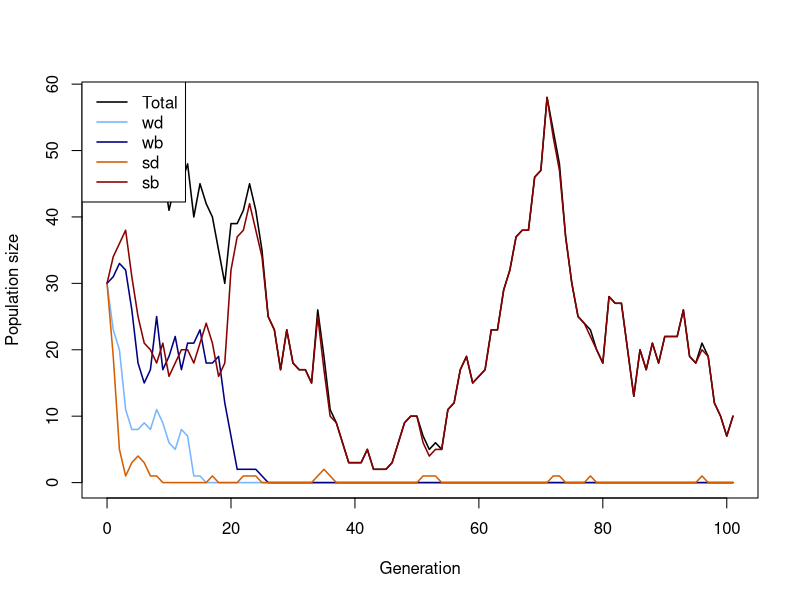
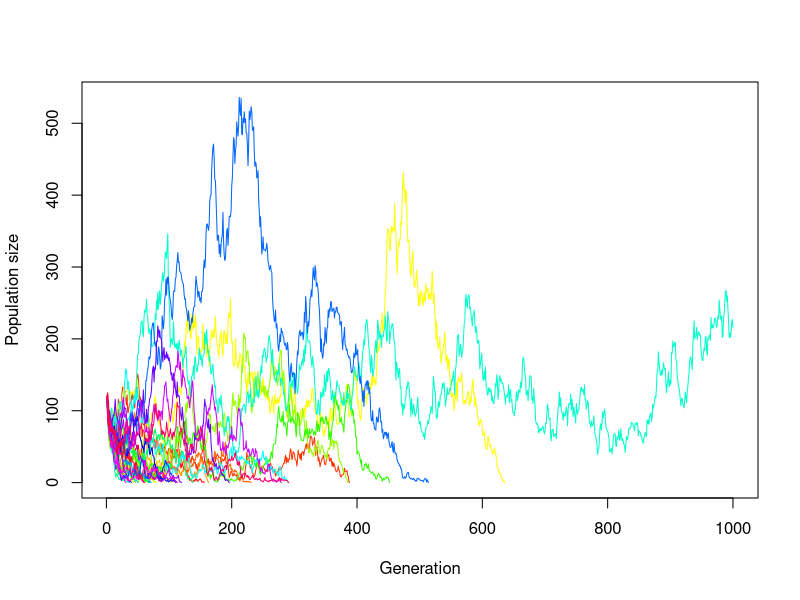
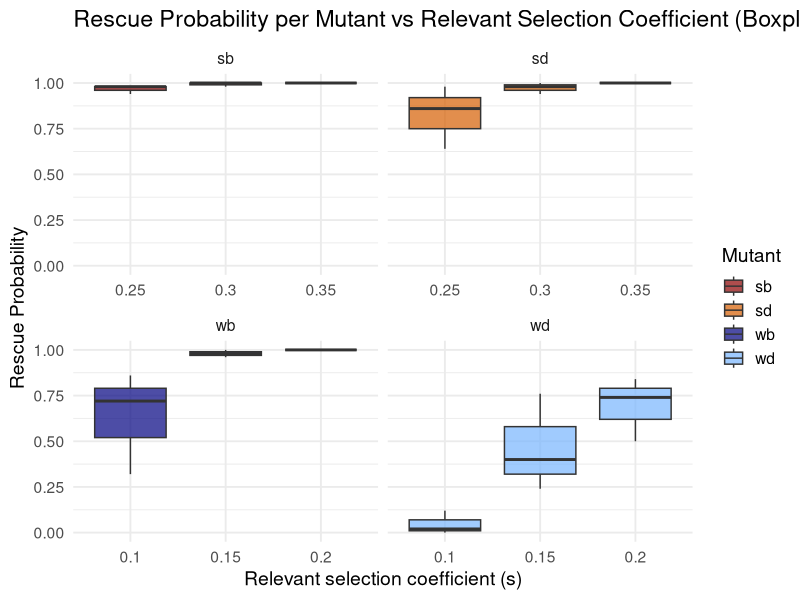
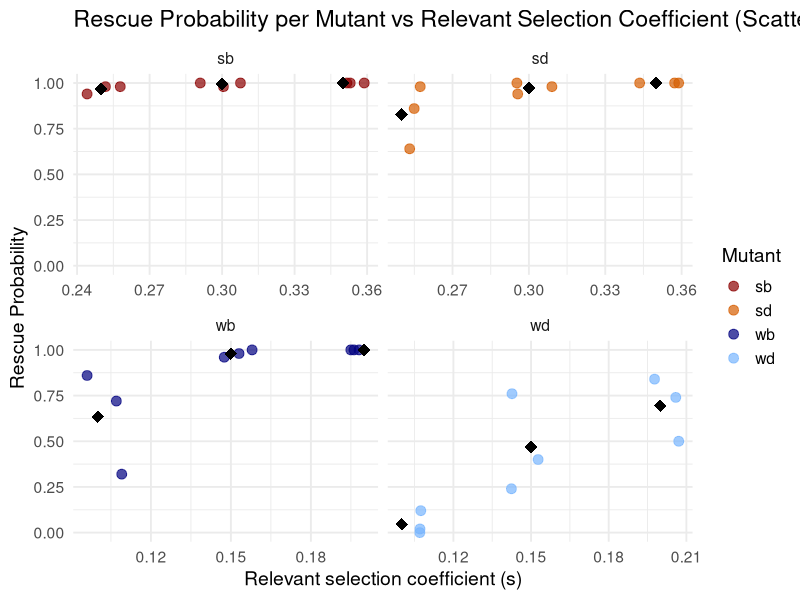
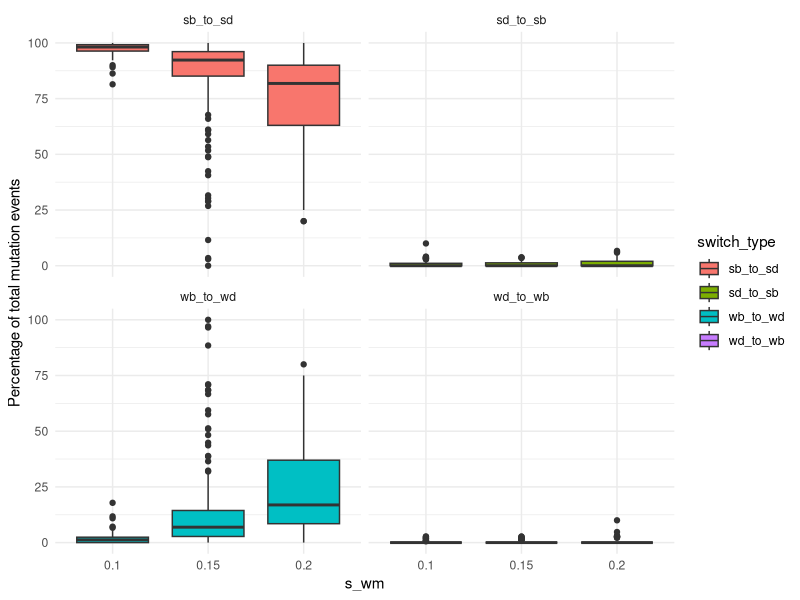
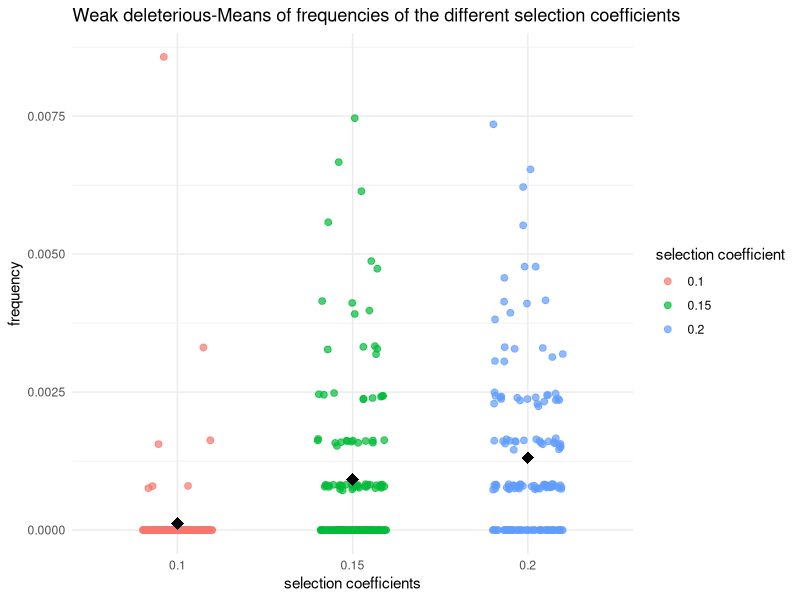
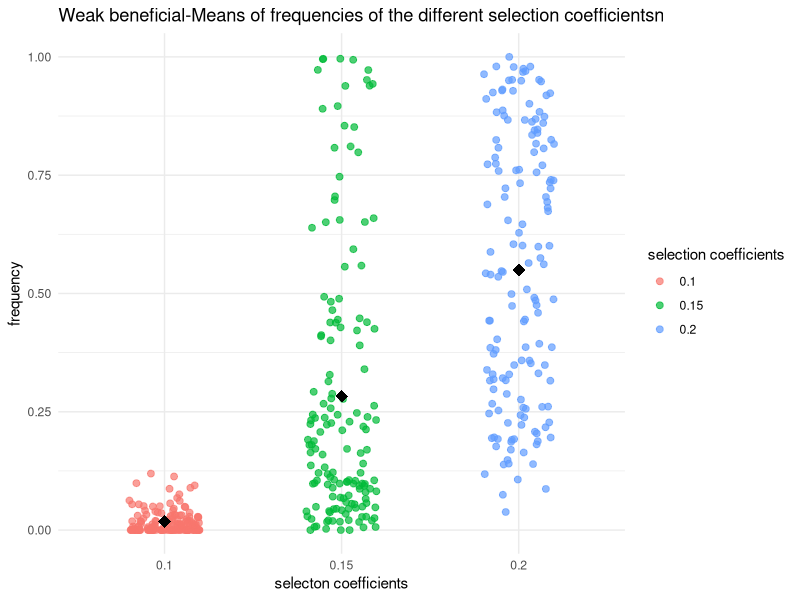
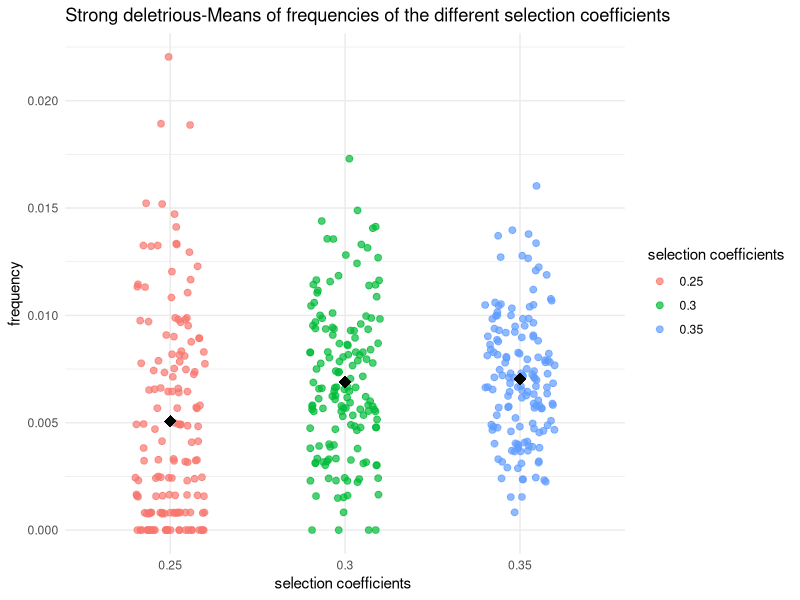

Here is the R script that generated these plots, in order:
## ---- chunk 1
# Function for simulating one Generation in the Population
# adding the population sizes, decay rates, seleection coefficients and mutation rates
simulate_one_gen <- function(N_wd, N_wb, N_sd, N_sb, decay_rate_wm, decay_rate_sm, s_wm, s_sm, m_rate_wm, m_rate_sm) {
  
  # draw Offspring according to Poisson Distribution
  # altered so all four different mutations are considered 
  # for deleterious mutations the s is calculated minus (negative effect) and for the beneficial muation the s is added (positive effect)
  
  offsp_wd <- rpois(1, N_wd * (1-decay_rate_wm-s_wm))
  offsp_wb <- rpois(1, N_wb * (1-decay_rate_wm+s_wm))
  offsp_sd <- rpois(1, N_sd * (1-decay_rate_sm-s_sm))
  offsp_sb <- rpois(1, N_sb * (1-decay_rate_sm+s_sm))
  
  # draw changing Mutants according to Poisson Distribution
  # alterations considering the for different mutations 
  
  mut_wd_to_wb <- rpois(1, offsp_wd * m_rate_wm)
  mut_sd_to_sb <- rpois(1, offsp_sd * m_rate_sm)
  mut_wb_to_wd <- rpois(1, offsp_wb * m_rate_wm)
  mut_sb_to_sd <- rpois(1, offsp_sb * m_rate_sm)
  
  # determine new Population Sizes of all four Mutants (2 versions of weak Mutations   and 2   versions of strong Mutations)
  # to account for back mutations as well (beneficial to deleterious), mutations rates for these cases are added (mut_b_to_d)
  
  N_wd_new <- max(offsp_wd - mut_wd_to_wb+ mut_wb_to_wd,0)
  N_wb_new <- max(offsp_wb - mut_wb_to_wd+ mut_wd_to_wb,0)
  N_sd_new <- max(offsp_sd - mut_sd_to_sb+ mut_sb_to_sd,0)
  N_sb_new <- max(offsp_sb - mut_sb_to_sd+ mut_sd_to_sb,0)
  
  # with the return function, the new values for population sizes are stored
  
   # Return new population sizes and mutation changes
  return(list(
    N_wd_new = N_wd_new,
    N_wb_new = N_wb_new,
    N_sd_new = N_sd_new,
    N_sb_new = N_sb_new,
    mut_wb_to_wd = mut_wb_to_wd,
    mut_wd_to_wb = mut_wd_to_wb,
    mut_sb_to_sd = mut_sb_to_sd,
    mut_sd_to_sb = mut_sd_to_sb
  ))
}
  # with print we visualize the numbers we get for the population sizes and mutation changes, we simulate the population by setting our parameters to certain values 


print(simulate_one_gen(N_wd=50, N_wb=50, N_sd=50, N_sb=50, decay_rate_wm=0, decay_rate_sm=0, s_wm=0, s_sm=0, m_rate_wm=0.005, m_rate_sm=0.005))
## ---- chunk 2
# Simulation runs until the 100th Generation

max_gen=1000

#With this function we simulate over generations, we put initial population sizes of the four mutations, with the parameter max_gen we determine that our simulation maximally runs until the 100th geneeration

simulate_pop <- function(init_wd, init_wb,  init_sd, init_sb, decay_rate_wm, decay_rate_sm, s_wm, s_sm, m_rate_wm, m_rate_sm, max_gen) {
  
  # Create the Vector in which to save the Results
  pop_vector <- c(init_wd,init_wb, init_sd, init_sb)
  
  # initiate the variables
  pop_new <- c(init_wd, init_wb, init_sd, init_sb)
  
   # defining counters for mutation changes
  count_wb_to_wd <- 0
  count_wd_to_wb <- 0
  count_sb_to_sd <- 0
  count_sd_to_sb <- 0
  total_mut_events <- 0
  
  # run the Simulation until Generation max_gen
  for (i in 1:(max_gen + 1)) {
    
    # redefine the current Population one Generation later
    results <- simulate_one_gen(pop_new[1],pop_new[2],pop_new[3],pop_new[4], decay_rate_wm, decay_rate_sm, s_wm, s_sm, m_rate_wm, m_rate_sm)
    
    # add the new Population Sizes to the Output Vector
    pop_new <- c(results$N_wd_new, results$N_wb_new, results$N_sd_new, results$N_sb_new)
    pop_vector <- rbind(pop_vector,pop_new)
    
     # count for tracking Mutations
    count_wb_to_wd <- count_wb_to_wd + results$mut_wb_to_wd
    count_wd_to_wb <- count_wd_to_wb + results$mut_wd_to_wb
    count_sb_to_sd <- count_sb_to_sd + results$mut_sb_to_sd
    count_sd_to_sb <- count_sd_to_sb + results$mut_sd_to_sb
    total_mut_events <- total_mut_events + results$mut_wb_to_wd + results$mut_wd_to_wb +
      results$mut_sb_to_sd + results$mut_sd_to_sb
      
    # Condition to stop the Simulation before max_gen: either the Population exceeds 10 Times the Original Population Size, or it goes extinct
    
    if ((sum(pop_new) >= 10 * sum(c(init_wd, init_wb, init_sd, init_sb))) || sum(pop_new) == 0)
      break

}
  
  # Define the Row and Column Names of the Output Vector
  rownames(pop_vector) <- (0:max_gen)[1:length(pop_vector[,1])] 
  
  # the colom-names in our vectors are according to our mutations (wd, wb, sd, sb)
  
  colnames(pop_vector) <- c("wd","wb", "sd", "sb")
  
    # calculating Mutation Frequencies percent
  if (total_mut_events > 0) {
    freq_wb_to_wd <- 100 * count_wb_to_wd / total_mut_events
    freq_wd_to_wb <- 100 * count_wd_to_wb / total_mut_events
    freq_sb_to_sd <- 100 * count_sb_to_sd / total_mut_events
    freq_sd_to_sb <- 100 * count_sd_to_sb / total_mut_events
  } else {
    freq_wb_to_wd <- freq_wd_to_wb <- freq_sb_to_sd <- freq_sd_to_sb <- 0
  }
  
  # Return mutation results
  return(list(
    population = pop_vector,
    switch_stats = data.frame(
      wb_to_wd = freq_wb_to_wd,
      wd_to_wb = freq_wd_to_wb,
      sb_to_sd = freq_sb_to_sd,
      sd_to_sb = freq_sd_to_sb
    )
  ))
}
  



# Test the Function and plot the Result

max_gen <- 100

# Simulation Data with certain values determined

output <- simulate_pop(init_wd=30, init_wb=30,  init_sd=30, init_sb=30, decay_rate_wm=0.1, decay_rate_sm=0.2, s_wm=0.1, s_sm=0.2, m_rate_wm=0.003, m_rate_sm=0.005,max_gen)

# show the last few Lines of the Data Table

print(tail(output))

# plot the Output 

# population-Matrix extrahieren
pop_matrix <- output$population

# Prozentuale Häufigkeiten der Mutationswechsel
switch_stats <- output$switch_stats
print(switch_stats)

# determine x axis Range 
x_range <- 0:(nrow(pop_matrix)-1)

# this plots the total Population Size-black line visible in the plot
plot(x_range, pop_matrix[,1] + pop_matrix[,2] + pop_matrix[,3] + pop_matrix[,4],
     type='l', ylim=c(0,max(pop_matrix)), xlab="Generation", ylab="Population size",
     col="black", lwd=1.5)

# adding each mutant
lines(x_range, pop_matrix[,1], col="#77b5fe", lwd=1.5) # wd
lines(x_range, pop_matrix[,2], col="navyblue", lwd=1.5) # wb
lines(x_range, pop_matrix[,3], col="#D55E00", lwd=1.5) # sd
lines(x_range, pop_matrix[,4], col="darkred", lwd=1.5) # sb

# Legende
legend("topleft",
       legend=c("Total","wd","wb","sd","sb"),
       col=c("black","#77b5fe","navyblue","#D55E00","darkred"),
       lty=1, lwd=1.5)

# Beispiel: Ausgabe der Prozentzahlen für Mutationswechsel
cat("\nProzentuale Häufigkeiten der Wechsel:\n")
print(switch_stats)













## ---- chunk 3
# code for plotting the result of different populations in one plot
init_wd <- 30
init_wb <- 30
init_sd <- 30
init_sb <- 30
m_rate_wm <- 0.002 # approximately 0.4
m_rate_sm <- 0.003 # approximately 0.6
decay_rate_wm <- 0.1
decay_rate_sm <- 0.2
s_wm <- 0.1
s_sm <- 0.2
max_gen <- 1000
replicates <- 30


# defining Data Frame to save one Row (Population Size for multiple Generations until max_gen) after one Loop
temp_output <- data.frame(array(NA, dim = c(0,max_gen)))
# defining Data Frame to save all Results from Loop
final_output <- data.frame(array(NA, dim = c(replicates,max_gen)))
# defining a Set of colors in order to color each Line differently
lines_colors <- rainbow(replicates)

# simulating a population multiple times
for (i in 1:replicates) {
  temp_output <- simulate_pop(
    init_wd, init_wb, init_sd, init_sb,
    decay_rate_wm, decay_rate_sm,
    s_wm, s_sm,
    m_rate_wm, m_rate_sm,
    max_gen = max_gen)
   # extract Pop Matrix
  pop_matrix <- temp_output$population
  
  # calculate Row Sums
  temp_output <- rowSums(pop_matrix[, c("wd", "wb", "sd", "sb")])
  # adding to Result Table
  final_output[i, 1:length(temp_output)]<-temp_output
}

# defining end_gen which is as long as the last Generation where the pop size is an actual Number and not NA yet
end_gen<-tail(which(!is.na(final_output[1,])), 1)
# Plot one Line / one Population
plot(x=1:max_gen,y=final_output[1,1:max_gen],type='l',ylim=c(0,max(final_output, na.rm = TRUE)),xlab =  "Generation",ylab = "Population size", col = lines_colors[1])
# Loop for plotting each Row of Data Table / Population as a Line in the Plot
for (i in 2:replicates) {
  
  end_gen<-tail(which(!is.na(final_output[i,])), 1)
  lines(x=1:max_gen,y=final_output[i,1:max_gen], col=lines_colors[i])
  
  
}


## ---- chunk 4
# set some Parameters to fixed Values

init_wd <- 30
init_wb <- 30
init_sd <- 30
init_sb <- 30
m_rate_wm <- 0.001
m_rate_sm <- 0.005
decay_rate_wm <- 0.1
decay_rate_sm <- 0.2
s_wm <- 0.2
s_sm <- 0.3
max_gen <- 1000
# determine how often to run the Simulation for each set of Parameters
no_replicates <- 50


# set Parameters to vary
s_values_wm <- c(0.10,0.15,0.2)
s_values_sm <- c(0.25,0.30,0.35)
#m_values_wm <- c(0.001,0.01,0.05)
#m_values_sm <- c(0.05,0.1,0.15)


# initialize Data Table - where to collect the Results
data_table <- c()
data_table_wd<- c()
data_table_wb<- c()
data_table_sd<- c()
data_table_sb<- c()
# empty list to save rescue results
rescue_results <- data.frame(
  s_wm = numeric(),
  s_sm = numeric(),
  replicate = integer(),
  rescued = integer()
)

# preparing list to save mutation changes (in per cent) for all replicates - only if they exist
switch_stats_all <- data.frame(
  s_wm = numeric(),
  s_sm = numeric(),
  replicate = integer(),
  wb_to_wd = numeric(),
  wd_to_wb = numeric(),
  sb_to_sd = numeric(),
  sd_to_sb = numeric()
)

# define total runs and rescue count
total_runs<-0
rescue_count<-0
# run the Simulation across all chosen parameters
# loop over mutation rates
#for(mval_wm in m_values_wm){
 # for(mval_sm in m_values_sm){
    # loop over Selection strength
    for(sval_wm in s_values_wm){
      for(sval_sm in s_values_sm){
        # different Way of running many Simulations: make Replicates using "repeat" Function         with a counter i
        # reset Counter
        i<-1
        
        repeat {
          # increase Counter by one
          i<-i+1
          # defining total runs
          total_runs <- total_runs + 1
          # run the Simulation once
          one_run <- simulate_pop(init_wd, init_wb, init_sd, init_sb,
                                  decay_rate_wm, decay_rate_sm,
                                  sval_wm, sval_sm, m_rate_wm=0.001,m_rate_sm=0.005, max_gen)
          
          # determine total Population Sizes
         pop_matrix <- one_run$population


         total_size <- rowSums(pop_matrix)
          
          # Populationsextrakt
  pop_matrix <- one_run$population
  total_size <- rowSums(pop_matrix)
# saving mutation changes  
 if (!is.null(one_run$switch_stats) && nrow(one_run$switch_stats) > 0) {
  switch_stats <- one_run$switch_stats
  switch_stats_all <- rbind(
    switch_stats_all,
    data.frame(
      s_wm = sval_wm,
      s_sm = sval_sm,
      replicate = i-1,
      wb_to_wd = switch_stats$wb_to_wd,
      wd_to_wb = switch_stats$wd_to_wb,
      sb_to_sd = switch_stats$sb_to_sd,
      sd_to_sb = switch_stats$sd_to_sb
    )
  )
}
          
          
          # determine final Population Size for each Mutant
          N_end_wd <- pop_matrix[nrow(pop_matrix), "wd"]
          N_end_wb <- pop_matrix[nrow(pop_matrix), "wb"]
          N_end_sd <- pop_matrix[nrow(pop_matrix), "sd"]
          N_end_sb <- pop_matrix[nrow(pop_matrix), "sb"]
        
          total_end <- N_end_wd + N_end_wb + N_end_sd + N_end_sb
          # introduce rescue count
         rescued_wd <- ifelse(N_end_wd > 0, 1, 0)
         rescued_wb <- ifelse(N_end_wb > 0, 1, 0)
         rescued_sd <- ifelse(N_end_sd > 0, 1, 0)
         rescued_sb <- ifelse(N_end_sb > 0, 1, 0)

         
          # save rescue outcome (rescue or extinction)
          rescue_results <- rbind(rescue_results,
            data.frame(
              s_wm = sval_wm,
              s_sm = sval_sm,
              replicate = i - 1,
              rescued_wd = rescued_wd,
              rescued_wb = rescued_wb,
              rescued_sd = rescued_sd,
              rescued_sb = rescued_sb
  )
)

          # determine Frequencies of each mutant in the final Population
          freq_wd <- ifelse(total_end > 0, N_end_wd / total_end, 0)
          freq_wb <- ifelse(total_end > 0, N_end_wb / total_end, 0)
          freq_sd <- ifelse(total_end > 0, N_end_sd / total_end, 0)
          freq_sb <- ifelse(total_end > 0, N_end_sb / total_end, 0)
          
          
          
          data_table_wd<- rbind(data_table_wd, c(sval_wm,freq_wd))
          data_table_wb<- rbind(data_table_wb, c(sval_wm, freq_wb))
          data_table_sd<- rbind(data_table_sd,c(sval_sm, freq_sd))
          data_table_sb<-rbind(data_table_sb, c (sval_sm,freq_sb))
          # enter the Data into the Table
          data_table <- rbind(data_table,c(m_rate_wm = 0.001,m_rate_sm = 0.005,sval_wm,sval_sm,N_end_wd,N_end_wb, N_end_sd, N_end_sb,freq_wd, freq_wb, freq_sd,freq_sb)) # note that we add the                varying parameters (mutation rate and selection strength for each version of weak            and strong mutation) to the table too
          # stop the repeated Computation after no_replicates times
          
          
          if(i>no_replicates) break
          
        }
      }
    }
  #}
#}

# Population over generations
print(one_run$population)
# Mutation changes in percent
print(switch_stats_all)



# Make sure data is a proper data frame
data_table_wd <- as.data.frame(data_table_wd)

# If the column names are missing or wrong, set them
colnames(data_table_wd) <- c("V1", "V2")

# Add an index column for plotting along x-axis
data_table_wd$Index <- 1:nrow(data_table_wd)

# calculate rescue probability per parameter combination
library(dplyr)
library(ggplot2)
library(tidyr)



rescue_summary <- rescue_results %>%
  group_by(s_wm, s_sm) %>%
  summarise(
    rescue_prob_wd = mean(rescued_wd),
    rescue_prob_wb = mean(rescued_wb),
    rescue_prob_sd = mean(rescued_sd),
    rescue_prob_sb = mean(rescued_sb),
    .groups = "drop"
  )

print(rescue_summary)


# Prepare rescue data
rescue_long <- rescue_summary %>%
  pivot_longer(
    cols = starts_with("rescue_prob_"),
    names_to = "mutant",
    values_to = "rescue_prob"
  ) %>%
  mutate(
    mutant = gsub("rescue_prob_", "", mutant),
    s_value = case_when(
      mutant %in% c("wd", "wb") ~ s_wm,
      mutant %in% c("sd", "sb") ~ s_sm
    )
  )

library(ggplot2)

ggplot(rescue_long, aes(x = factor(s_value), y = rescue_prob, fill = mutant)) +
  geom_boxplot(alpha = 0.7) +
  scale_y_continuous(limits = c(0, 1)) +
  scale_fill_manual(values = c(
    "wd" = "#77b5fe", 
    "wb" = "navyblue", 
    "sd" = "#D55E00", 
    "sb" = "darkred"
  )) +
  facet_wrap(~ mutant, scales = "free_x") +
  labs(
    title = "Rescue Probability per Mutant vs Relevant Selection Coefficient (Boxplot)",
    x = "Relevant selection coefficient (s)",
    y = "Rescue Probability",
    fill = "Mutant"
  ) +
  theme_minimal(base_size = 14)

ggplot(rescue_long, aes(x = s_value, y = rescue_prob, color = mutant)) +
  geom_jitter(width = 0.01, height = 0, size = 3, alpha = 0.7) +
  stat_summary(fun = mean, geom = "point", shape = 18, size = 4, color = "black") +
  scale_y_continuous(limits = c(0, 1)) +
  scale_color_manual(values = c(
    "wd" = "#77b5fe", 
    "wb" = "navyblue", 
    "sd" = "#D55E00", 
    "sb" = "darkred"
  )) +
  facet_wrap(~ mutant, scales = "free_x") +
  labs(
    title = "Rescue Probability per Mutant vs Relevant Selection Coefficient (Scatterplot)",
    x = "Relevant selection coefficient (s)",
    y = "Rescue Probability",
    color = "Mutant"
  ) +
  theme_minimal(base_size = 14)


# plotting mutation changes with different s values
switch_long <- switch_stats_all %>%
  pivot_longer(cols = c(wb_to_wd, wd_to_wb, sb_to_sd, sd_to_sb),
               names_to = "switch_type",
               values_to = "percent")

ggplot(switch_long, aes(x = factor(s_wm), y = percent, fill = switch_type)) +
  geom_boxplot() +
  facet_wrap(~ switch_type) +
  labs(x = "s_wm", y = "Percentage of total mutation events") +
  theme_minimal()











# plotting wd with different s values
  # making sure that its a data frame
data_table_wd <- as.data.frame(data_table_wd)
colnames(data_table_wd) <- c("V1", "V2")


  # Scatterplot of wd with jitter and mean 
library(ggplot2)
ggplot(data_table_wd, aes(x = factor(V1), y = V2, color = factor(V1))) +
  geom_jitter(width = 0.2, height = 0, size = 2, alpha = 0.7) +
  stat_summary(fun = mean, geom = "point", shape = 18, size = 4, color = "black") +
  labs(
    x = "selection coefficients",
    y = "frequency",
    color = "selection coefficient",
    title = "Weak deleterious-Means of frequencies of the different selection coefficients"
  ) +
  theme_minimal()

# plotting wb with different s values
  # making sure that its a data frame
data_table_wb <- as.data.frame(data_table_wb)
colnames(data_table_sb) <- c("V1", "V2")

# Scatterplot of wb with jitter and mean
ggplot(data_table_wb, aes(x = factor(V1), y = V2, color = factor(V1))) +
  geom_jitter(width = 0.2, height = 0, size = 2, alpha = 0.7) +
  stat_summary(fun = mean, geom = "point", shape = 18, size = 4, color = "black") +
  labs(
    x = "selecton coefficients",
    y = "frequency",
    color = "selection coefficients",
    title = "Weak beneficial-Means of frequencies of the different selection coefficientsn"
  ) +
  theme_minimal()

# plotting sd with different s values
  # making sure that its a data frame
data_table_sd <- as.data.frame(data_table_sd)

colnames(data_table_sd) <- c("V1", "V2")

  # Scatterplot of sd with jitter and mean
ggplot(data_table_sd, aes(x = factor(V1), y = V2, color = factor(V1))) +
  geom_jitter(width = 0.2, height = 0, size = 2, alpha = 0.7) +
  stat_summary(fun = mean, geom = "point", shape = 18, size = 4, color = "black") +
  labs(
    x = "selection coefficients ",
    y = "frequency",
    color = "selection coefficients",
    title = "Strong deletrious-Means of frequencies of the different selection coefficients"
  ) +
  theme_minimal()

# plotting sb with different s values
  # making sure that its a data frame

data_table_sb <- as.data.frame(data_table_sb)
colnames(data_table_sb) <- c("V1", "V2")

  # Scatterplot of sb with jitter and mean 
ggplot(data_table_sb, aes(x = factor(V1), y = V2, color = factor(V1))) +
  geom_jitter(width = 0.2, height = 0, size = 2, alpha = 0.7) +
  stat_summary(fun = mean, geom = "point", shape = 18, size = 4, color = "black") +
  labs(
    x = "selection coefficients",
    y = "frequency",
    color = "selection coefficients",
    title = "Strong beneficial-Means of frequencies of the different selection coefficients"
  ) +
  theme_minimal()


# mean Frequencies of each mutant
mean_freq_wd <- mean(freq_wd)*100
mean_freq_wb <- mean(freq_wb)*100
mean_freq_sd <- mean(freq_sd)*100
mean_freq_sb <- mean(freq_sb)*100

print(paste("Mean frequency of wd =", mean_freq_wd) )
print(paste("Mean frequency of wb =", mean_freq_wb) )
print(paste("Mean frequency of sd =", mean_freq_sd) )
print(paste("Mean frequency of sb =", mean_freq_sb) )

# define Column Names of Data Table
colnames(data_table) <- c("m_rate_wm","m_rate_sm","s_wm","s_sm","N_end_wd", "N_end_wb", "N_end_sd", "N_end_sb","freq_wd", "freq_wb", "freq_sd","freq_sb")
# show the first and last Lines of the Output
print(head(data_table))
print(tail(data_table))
